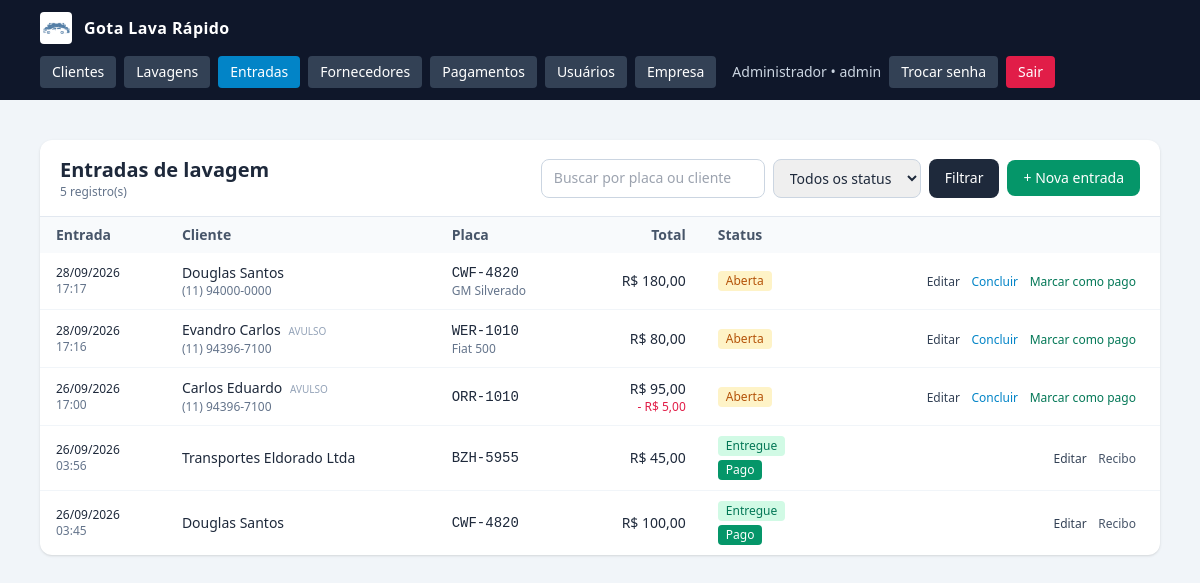
The app's page /entradas.php (signed in), older data.
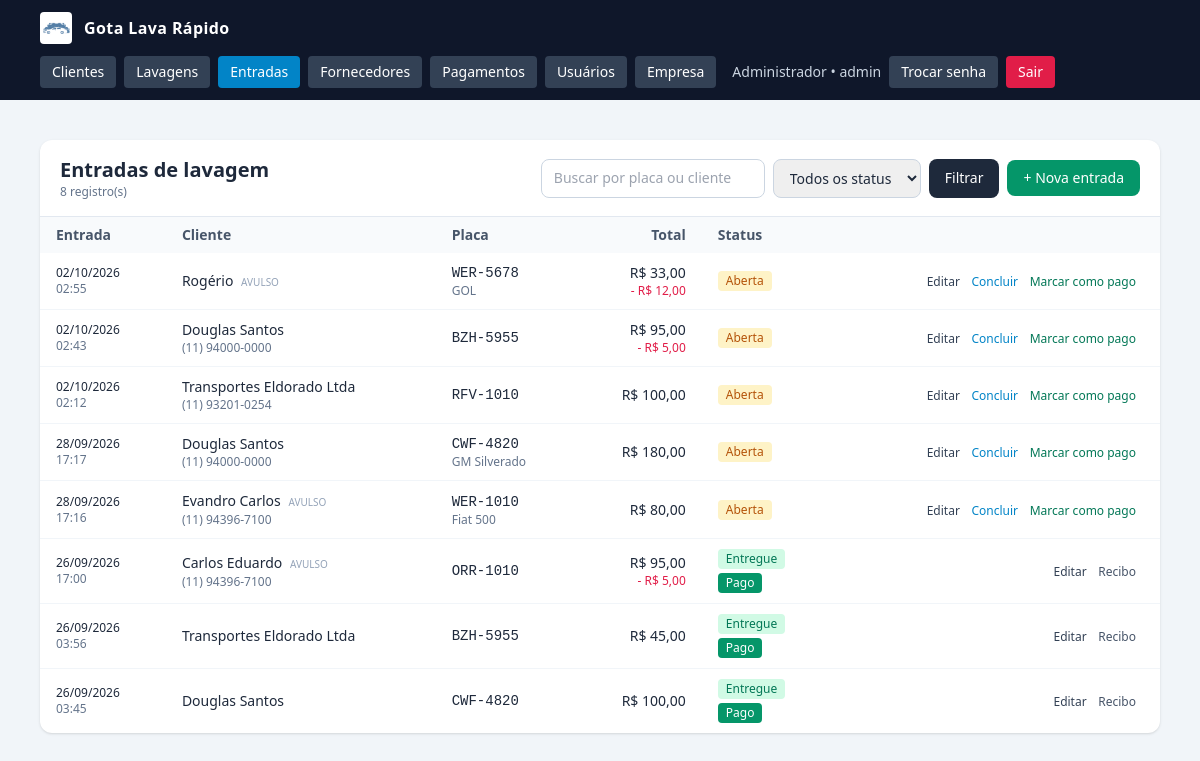
The same page, newer data.
### tables this page shows
CREATE TABLE lavagem_entradas (
        id INTEGER PRIMARY KEY AUTOINCREMENT,
        cliente_id INTEGER,
        placa TEXT NOT NULL DEFAULT '',
        veiculo_id INTEGER,
        veiculo_manual_marca TEXT NOT NULL DEFAULT '',
        veiculo_manual_modelo TEXT NOT NULL DEFAULT '',
        veiculo_manual_cor TEXT NOT NULL DEFAULT '',
        veiculo_manual_ano TEXT NOT NULL DEFAULT '',
        data_entrada TEXT NOT NULL,
        hora_entrada TEXT NOT NULL,
        previsao_saida_horas INTEGER NOT NULL DEFAULT 0,
        previsao_saida_datetime TEXT NOT NULL DEFAULT '',
        observacoes TEXT NOT NULL DEFAULT '',
        avarias TEXT NOT NULL DEFAULT '',
        status TEXT NOT NULL DEFAULT 'aberta',
        subtotal_centavos INTEGER NOT NULL DEFAULT 0,
        desconto_centavos INTEGER NOT NULL DEFAULT 0,
        desconto_percentual INTEGER NOT NULL DEFAULT 0,
        total_centavos INTEGER NOT NULL DEFAULT 0,
        pago INTEGER NOT NULL DEFAULT 0,
        criado_por INTEGER,
        criado_em TEXT NOT NULL DEFAULT (datetime('now','localtime')),
        atualizado_em TEXT NOT NULL DEFAULT (datetime('now','localtime')), cliente_nome_avulso TEXT NOT NULL DEFAULT '', cliente_celular TEXT NOT NULL DEFAULT '', sms_enviado INTEGER NOT NULL DEFAULT 0, sms_enviado_em TEXT NOT NULL DEFAULT '',
        FOREIGN KEY (cliente_id) REFERENCES clientes(id) ON DELETE SET NULL,
        FOREIGN KEY (veiculo_id) REFERENCES veiculos(id) ON DELETE SET NULL
    );

CREATE TABLE clientes (
        id INTEGER PRIMARY KEY AUTOINCREMENT,
        tipo TEXT NOT NULL DEFAULT 'F',
        nome TEXT NOT NULL DEFAULT '',
        nome_fantasia TEXT NOT NULL DEFAULT '',
        cpf_cnpj TEXT NOT NULL DEFAULT '',
        rg_ie TEXT NOT NULL DEFAULT '',
        data_nascimento TEXT NOT NULL DEFAULT '',
        email TEXT NOT NULL DEFAULT '',
        telefone TEXT NOT NULL DEFAULT '',
        celular TEXT NOT NULL DEFAULT '',
        cep TEXT NOT NULL DEFAULT '',
        endereco TEXT NOT NULL DEFAULT '',
        numero TEXT NOT NULL DEFAULT '',
        complemento TEXT NOT NULL DEFAULT '',
        bairro TEXT NOT NULL DEFAULT '',
        cidade TEXT NOT NULL DEFAULT '',
        uf TEXT NOT NULL DEFAULT '',
        observacoes TEXT NOT NULL DEFAULT '',
        ativo INTEGER NOT NULL DEFAULT 1,
        criado_em TEXT NOT NULL DEFAULT (datetime('now','localtime')),
        atualizado_em TEXT NOT NULL DEFAULT (datetime('now','localtime'))
    );

### config.php (called while the page is built, shortened)
<?php
function db(): PDO {
    static $pdo = null;
    if ($pdo === null) {
        $pdo = new PDO('sqlite:' . DB_PATH, null, null, [
            PDO::ATTR_ERRMODE            => PDO::ERRMODE_EXCEPTION,
            PDO::ATTR_DEFAULT_FETCH_MODE => PDO::FETCH_ASSOC,
        ]);
        $pdo->exec('PRAGMA foreign_keys = ON');
        $pdo->exec('PRAGMA journal_mode = WAL');
    }
    return $pdo;
}
require_once APP_ROOT . '/functions.php';

### functions.php (called while the page is built, shortened)
<?php
function e(?string $s): string {
    return htmlspecialchars((string)$s, ENT_QUOTES, 'UTF-8');
}
function centavos_para_moeda(int $c): string {
    return number_format($c / 100, 2, ',', '.');
}
function centavos_para_moeda_brl(int $c): string {
    return 'R$ ' . centavos_para_moeda($c);
}
function normalizar_placa(string $placa): string {
    return strtoupper(preg_replace('/[^A-Za-z0-9]/', '', $placa));
}
function formatar_placa(string $placa): string {
    $p = normalizar_placa($placa);
    return substr($p, 0, 3) . '-' . substr($p, 3);
}

### entradas.php (the view, shortened to what the changed rows need)
<?php
require_once __DIR__ . '/config.php';
$where  = [];
$params = [];
$sqlWhere = $where ? 'WHERE ' . implode(' AND ', $where) : '';
$sql = "SELECT e.*, c.nome AS cliente_nome_cadastro
        FROM lavagem_entradas e
        LEFT JOIN clientes c ON c.id = e.cliente_id
        $sqlWhere
        ORDER BY e.data_entrada DESC, e.hora_entrada DESC, e.id DESC
        LIMIT 500";
$st = db()->prepare($sql);
$st->execute($params);
$entradas = $st->fetchAll();
require __DIR__ . '/header.php';
?>
<div class="bg-white rounded-xl shadow overflow-hidden">
  <div class="px-5 py-4 border-b border-slate-200 flex flex-wrap items-center justify-between gap-3">
    <div>
      <h1 class="text-xl font-semibold">Entradas de lavagem</h1>
      <p class="text-xs text-slate-500"><?= count($entradas) ?> registro(s)</p>
    </div>
  </div>
  <div class="overflow-x-auto">
    <table class="min-w-full text-sm">
      <thead class="bg-slate-50 text-slate-600">
        <tr>
          <th class="text-left px-4 py-2">Entrada</th>
          <th class="text-left px-4 py-2">Cliente</th>
          <th class="text-left px-4 py-2">Placa</th>
          <th class="text-right px-4 py-2">Total</th>
          <th class="text-left px-4 py-2">Status</th>
          <th class="px-4 py-2"></th>
        </tr>
      </thead>
      <tbody class="divide-y divide-slate-100">
      <?php if (!$entradas): ?>
        <tr><td colspan="6" class="px-4 py-8 text-center text-slate-400">
          Nenhuma entrada registrada.
        </td></tr>
      <?php else: ?>
        <?php foreach ($entradas as $en): ?>
          <?php
            $nomeExibir = $en['cliente_nome_cadastro'] ?: ($en['cliente_nome_avulso'] ?: '—');
            $celExibir  = $en['cliente_celular'] ?? '';
            $ehAvulso   = empty($en['cliente_id']);
          ?>
          <tr class="hover:bg-slate-50">
            <td class="px-4 py-2.5 text-xs">
              <div class="font-medium"><?= e(date('d/m/Y', strtotime($en['data_entrada']))) ?></div>
              <div class="text-slate-500"><?= e(substr($en['hora_entrada'], 0, 5)) ?></div>
            </td>
            <td class="px-4 py-2.5">
              <div class="font-medium">
                <?= e($nomeExibir) ?>
                <?php if ($ehAvulso && $nomeExibir !== '—'): ?>
                  <span class="text-[10px] uppercase text-slate-400 ml-1">avulso</span>
                <?php endif; ?>
              </div>
              <?php if ($celExibir): ?>
                <div class="text-xs text-slate-500"><?= e($celExibir) ?></div>
              <?php endif; ?>
            </td>
            <td class="px-4 py-2.5">
              <div class="font-mono font-medium"><?= e(formatar_placa($en['placa'])) ?></div>
              <?php $desc = trim(($en['veiculo_manual_marca'] ?? '') . ' ' . ($en['veiculo_manual_modelo'] ?? '')); ?>
              <?php if ($desc): ?><div class="text-xs text-slate-500"><?= e($desc) ?></div><?php endif; ?>
            </td>
            <td class="px-4 py-2.5 text-right font-medium whitespace-nowrap">
              <?= e(centavos_para_moeda_brl((int)$en['total_centavos'])) ?>
              <?php if ((int)$en['desconto_centavos'] > 0): ?>
                <div class="text-xs text-rose-600 font-normal">
                  - <?= e(centavos_para_moeda_brl((int)$en['desconto_centavos'])) ?>
                </div>
              <?php endif; ?>
            </td>
            <td class="px-4 py-2.5">
              <div class="flex flex-col gap-1">
                <?php if ($en['status'] === 'aberta'): ?>
                  <span class="inline-block text-xs px-2 py-0.5 rounded bg-amber-100 text-amber-700 w-fit">Aberta</span>
                <?php elseif ($en['status'] === 'concluida'): ?>
                  <span class="inline-block text-xs px-2 py-0.5 rounded bg-sky-100 text-sky-700 w-fit">Concluída</span>
                <?php else: ?>
                  <span class="inline-block text-xs px-2 py-0.5 rounded bg-emerald-100 text-emerald-700 w-fit">Entregue</span>
                <?php endif; ?>
                <?php if ($en['pago']): ?>
                  <span class="inline-block text-xs px-2 py-0.5 rounded bg-emerald-600 text-white w-fit">Pago</span>
                <?php endif; ?>
              </div>
            </td>
            <td class="px-4 py-2.5 text-right whitespace-nowrap">
              <a href="entrada_lavagem.php?id=<?= (int)$en['id'] ?>"
                 class="text-slate-700 hover:underline text-xs mr-2">Editar</a>
              <?php if ($en['status'] === 'aberta'): ?>
                <form method="post" class="inline">
                  <button class="text-sky-600 hover:underline text-xs mr-2">Concluir</button>
                </form>
              <?php endif; ?>
              <?php if (!$en['pago']): ?>
                <button type="button"
                        class="btn-pagar text-emerald-700 hover:underline text-xs mr-2"
                        data-id="<?= (int)$en['id'] ?>"
                        data-placa="<?= e(formatar_placa($en['placa'])) ?>"
                        data-cliente="<?= e($nomeExibir) ?>"
                        data-total="<?= e(centavos_para_moeda((int)$en['total_centavos'])) ?>">
                  Marcar como pago
                </button>
              <?php else: ?>
                <a href="recibo.php?entrada=<?= (int)$en['id'] ?>"
                   class="text-slate-600 hover:underline text-xs mr-2">Recibo</a>
              <?php endif; ?>
            </td>
          </tr>
        <?php endforeach; ?>
      <?php endif; ?>
      </tbody>
    </table>
  </div>
</div>
<?php require __DIR__ . '/footer.php'; ?>

Row changes from the older to the newer data that the page shows:
added lavagem_entradas: data_entrada "02/10/2026", hora_entrada "02:55", cliente_nome_avulso "Rogério", shows "AVULSO", placa "WER-5678", veiculo_manual_modelo "GOL", total_centavos "R$ 33,00", desconto_centavos "R$ 12,00", status "Aberta"
added lavagem_entradas: data_entrada "02/10/2026", hora_entrada "02:43", cliente.nome "Douglas Santos", cliente_celular "(11) 94000-0000", placa "BZH-5955", total_centavos "R$ 95,00", desconto_centavos "R$ 5,00", status "Aberta"
added lavagem_entradas: data_entrada "02/10/2026", hora_entrada "02:12", cliente.nome "Transportes Eldorado Ltda", cliente_celular "(11) 93201-0254", placa "RFV-1010", total_centavos "R$ 100,00", status "Aberta"
changed lavagem_entradas "Carlos Eduardo": status "Aberta Concluir" → "Entregue"; pago "Marcar como pago" → "Pago Recibo"
Text that changed along with them:
count($entradas): "5" → "8"
